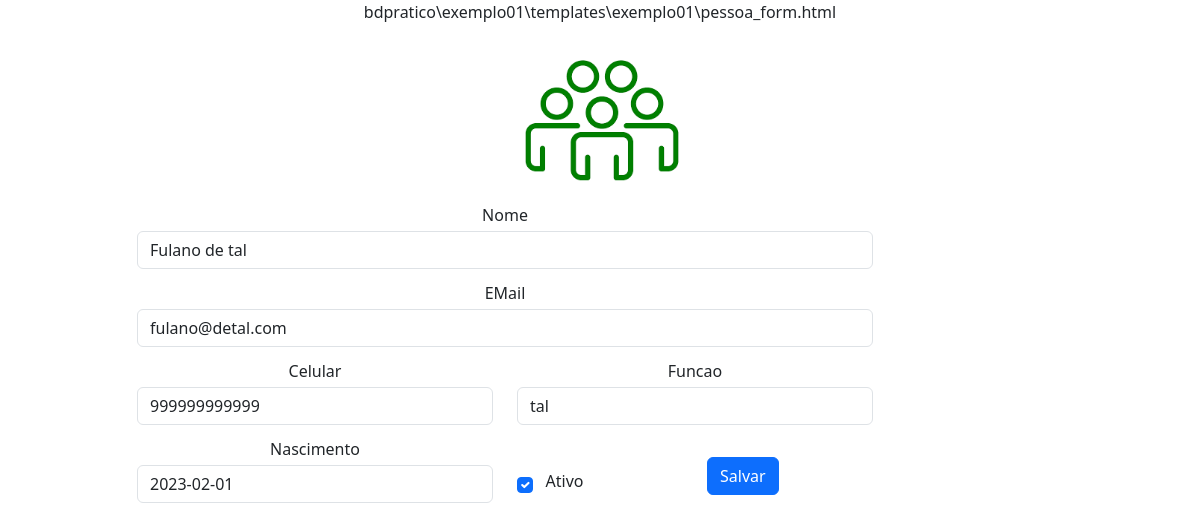
Before: /pessoa_update/1/ with the older database file.
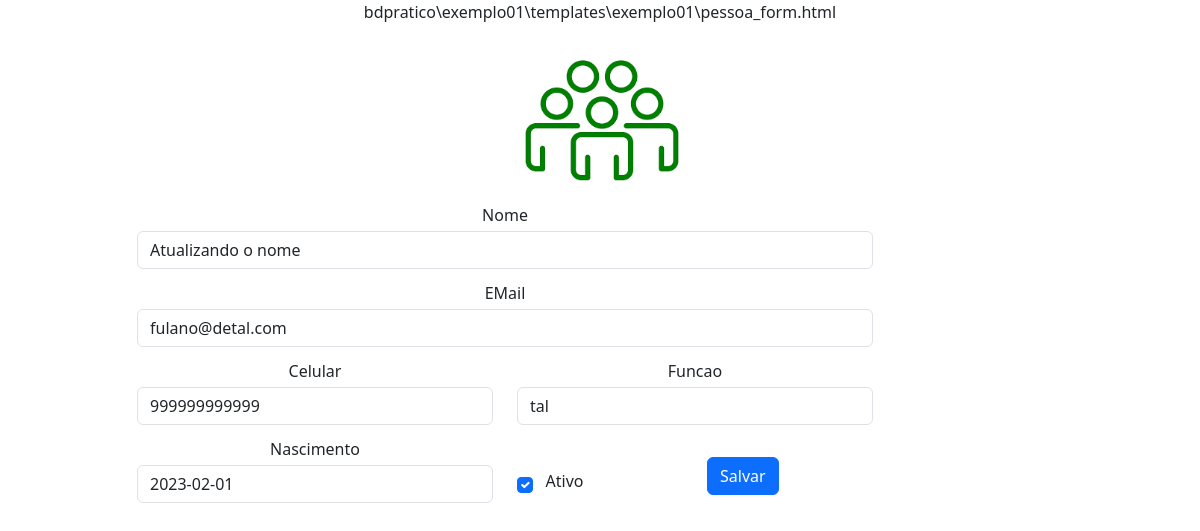
After: the same page with the newer database file.
### exemplo01/models.py (models this page shows, shortened)
class pessoa(models.Model):
    nome = models.CharField(max_length=50, null = False, blank = False, verbose_name = 'Nome')
    email = models.CharField(max_length=50, null = False, blank = False, verbose_name = 'eMail')
    celular = models.CharField(max_length=20, null = True, blank = True, verbose_name = 'celular')
    funcao = models.CharField(max_length=30, null = True, blank = True, verbose_name = 'Funcao')
    nascimento = models.DateField(null = False, blank = False, default ='1990-01-01', verbose_name = 'Nascimento')
    ativo = models.BooleanField(default = True, verbose_name = 'Ativo')
    class Meta:
        ordering = ['nome','funcao']

### exemplo01/views.py (the view, shortened to what this page needs)
# urls.py: path("pessoa_update/<int:pk>/", views.pessoa_update.as_view(), name = 'pessoa_update_alias'),
class pessoa_update(UpdateView):
    from .models import pessoa
    model = pessoa
    fields = ['nome', 'email', 'celular', 'funcao', 'nascimento', 'ativo']

### exemplo01/templates/exemplo01/pessoa_form.html (shortened to what this page needs)
{% load static %}
{% load bootstrap5 %}
{% bootstrap_css %}
<!doctype html>
<html>
<head>
</head>
<body>
<div class="container">
    <div class="col-md-12 col-sm-12 col-xs-12">
        <center>
            <p>bdpratico\exemplo01\templates\exemplo01\pessoa_form.html</p>
            <img src="{% static 'pessoa.png' %}" class="img-fluid" alt="Teste" width="15%">
            <form method="POST" enctype="multipart/form-data">
                <div class="col-md-12 col-sm-12 col-xs-12">
                    <div class="row" style="line-height: 1;">
                        <div class="col-md-1 col-sm-1 col-xs-1"></div>
                        <div class="col-md-8 col-sm-12 col-xs-12">
                            {% bootstrap_field form.nome placeholder='' %}
                        </div>
                    </div>
                    <div class="row" style="line-height: 1;">
                        <div class="col-md-1 col-sm-1 col-xs-1"></div>
                        <div class="col-md-8 col-sm-12 col-xs-12">
                            {% bootstrap_field form.email placeholder='' style='height:15px;' %}
                        </div>
                    </div>
                    <div class="row" style="line-height: 1;">
                        <div class="col-md-1 col-sm-1 col-xs-1"></div>
                        <div class="col-md-4 col-sm-4 col-xs-4">
                            {% bootstrap_field form.celular placeholder='' %}
                        </div>
                        <div class="col-md-4 col-sm-4 col-xs-4">
                            {% bootstrap_field form.funcao placeholder='' %}
                        </div>
                    </div>
                    <div class="row" style="line-height: 1;">
                        <div class="col-md-1 col-sm-1 col-xs-1"></div>
                        <div class="col-md-4 col-sm-4 col-xs-4">
                            {% bootstrap_field form.nascimento placeholder='' %}
                        </div>
                        <div class="col-md-1 col-sm-1 col-xs-1"><br><br>
                            {% bootstrap_field form.ativo placeholder='' %}
                        </div>
                        <div class="col-md-1 col-sm-1 col-xs-1"><br><br>
                        </div>
                        <div class="col-md-1 col-sm-1 col-xs-1"><br>
                            <button type="submit" class="btn btn-primary">Salvar</button>
                        </div>
                    </div>
                </div>
            </form>
        </center>
    </div>
</div>
</body>
</html>

Changed rows visible on the page:
changed pessoa "fulano@detal.com": nome "Fulano de tal" → "Atualizando o nome"
